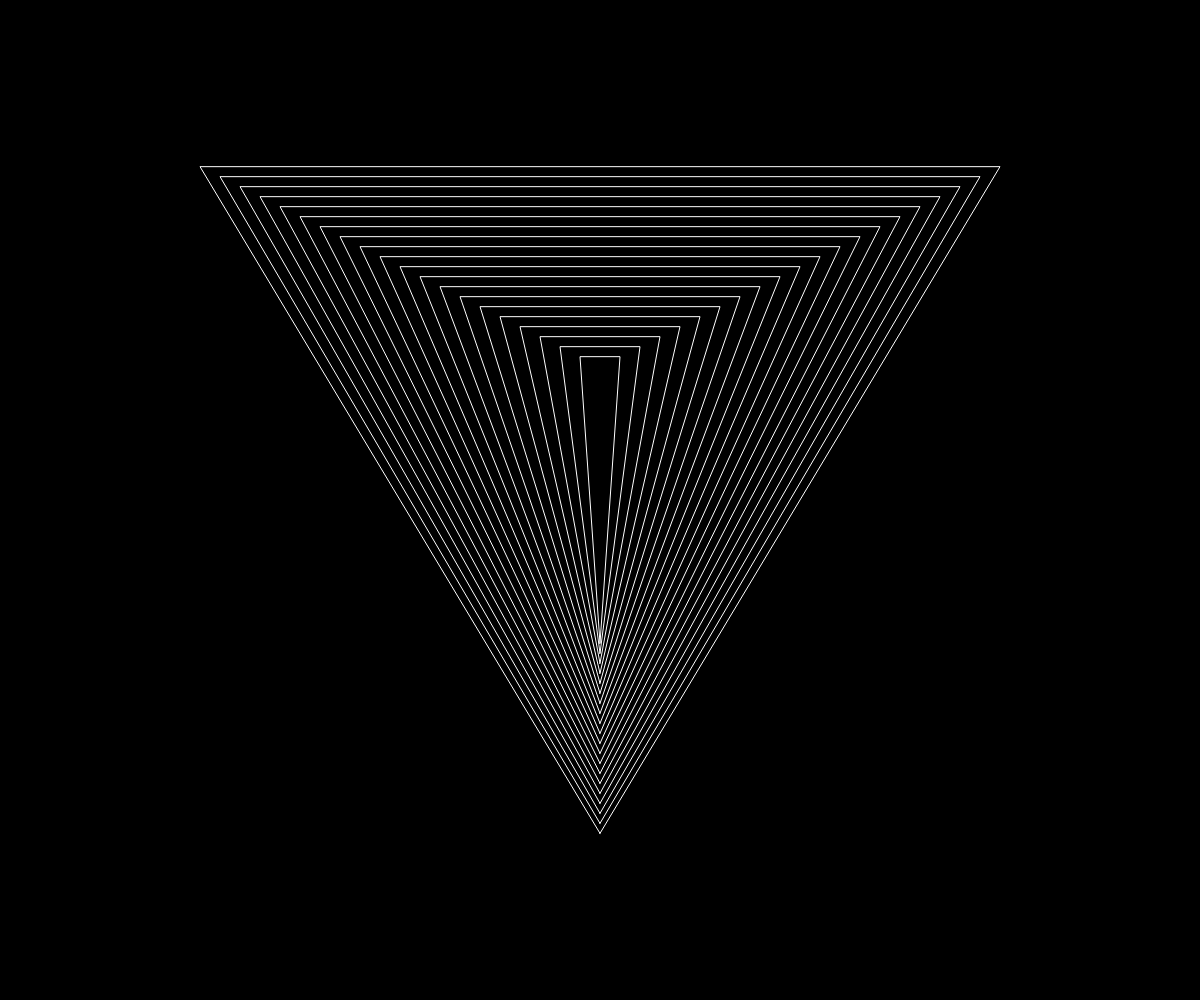
Frame 1 (no input)
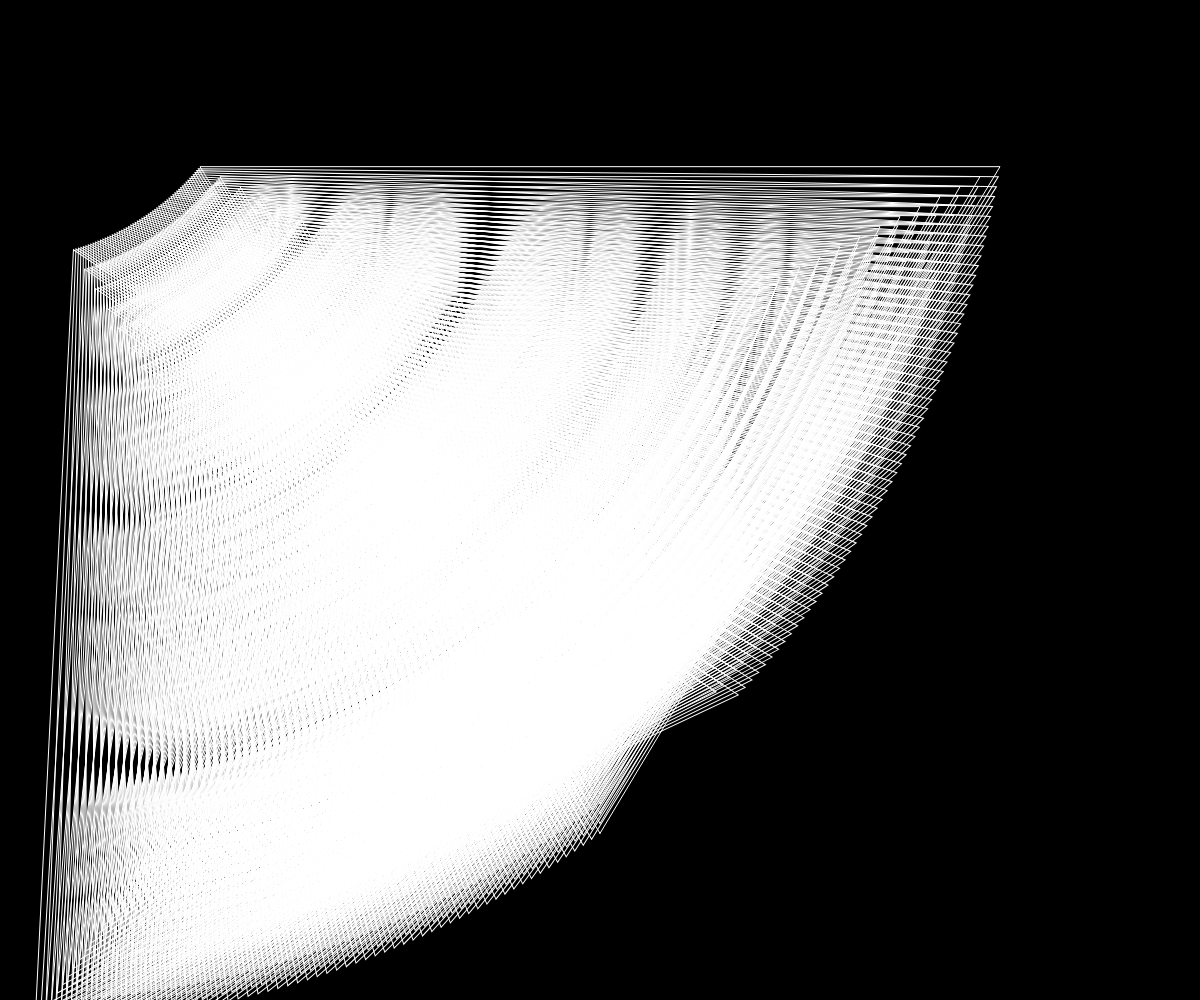
Frame 60 (no input)
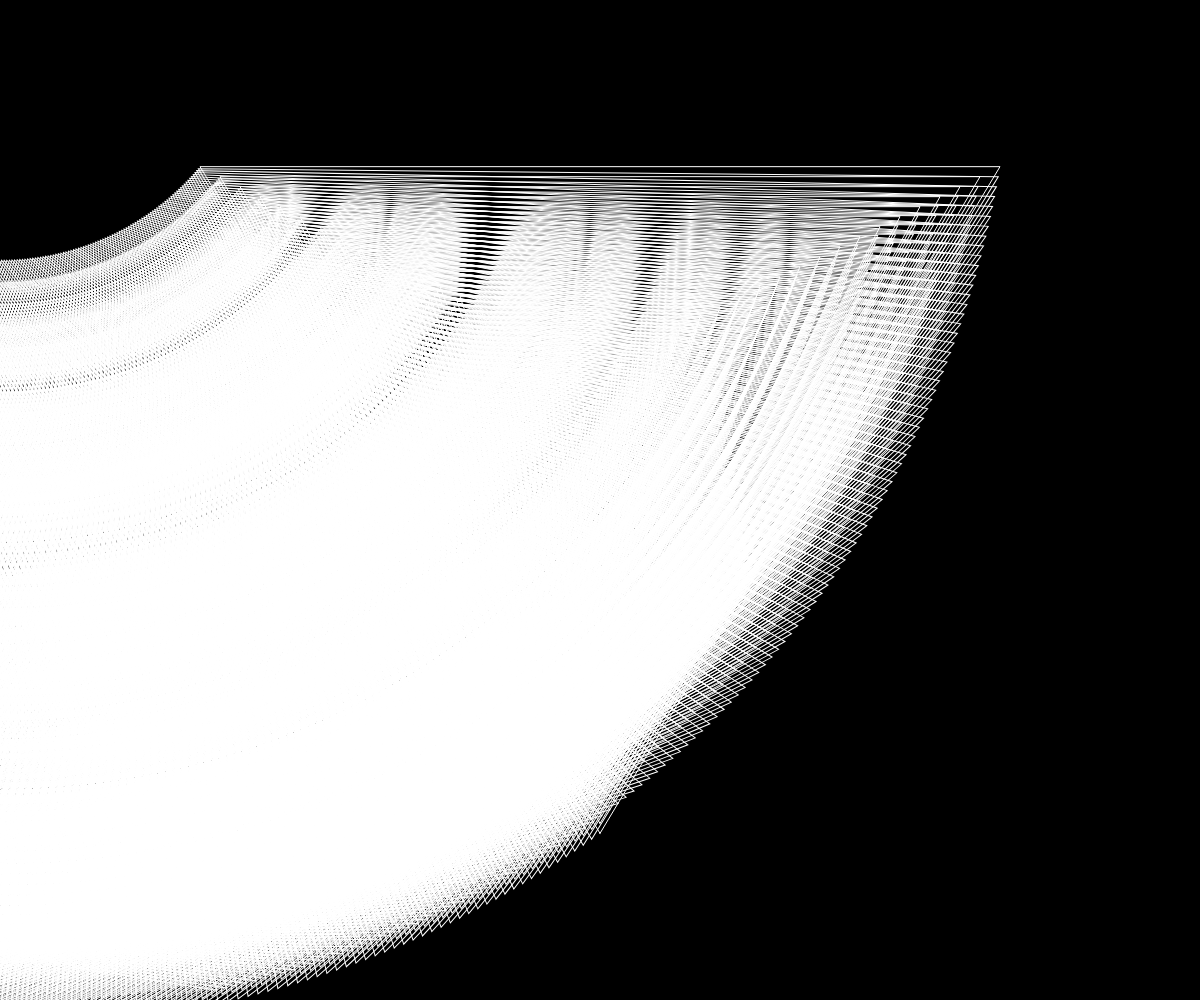
Frame 120 (the mouse pressed at the canvas centre since frame 60)

The p5.js sketch that drew these frames (run headless with seeded random() and noise() and a simulated clock; from frame 60 on, the mouse is pressed at the canvas centre):

// p5.js sketch
// ── sketch.js
  var theta = 0.0;
  var widthMultiplier = 0.0;
  var heightMultiplier = 0.0;
  var rotationSpeed = 0.01;

function setup() {
  createCanvas(windowWidth,windowHeight);
  background(0);

}

function draw() {

  rotate(theta);
  for (i=0;i<200;i+=10){
    noFill();
  strokeWeight(1);
  stroke(255);
  beginShape();
    vertex((width/2),((height/6)*5)-i);
    vertex((width/6)+(i*2),((height/6))+(i));
    vertex(((width/6)*5-(i*2)),((height/6))+(i));
  endShape(CLOSE);
  }

  theta += rotationSpeed;
}
